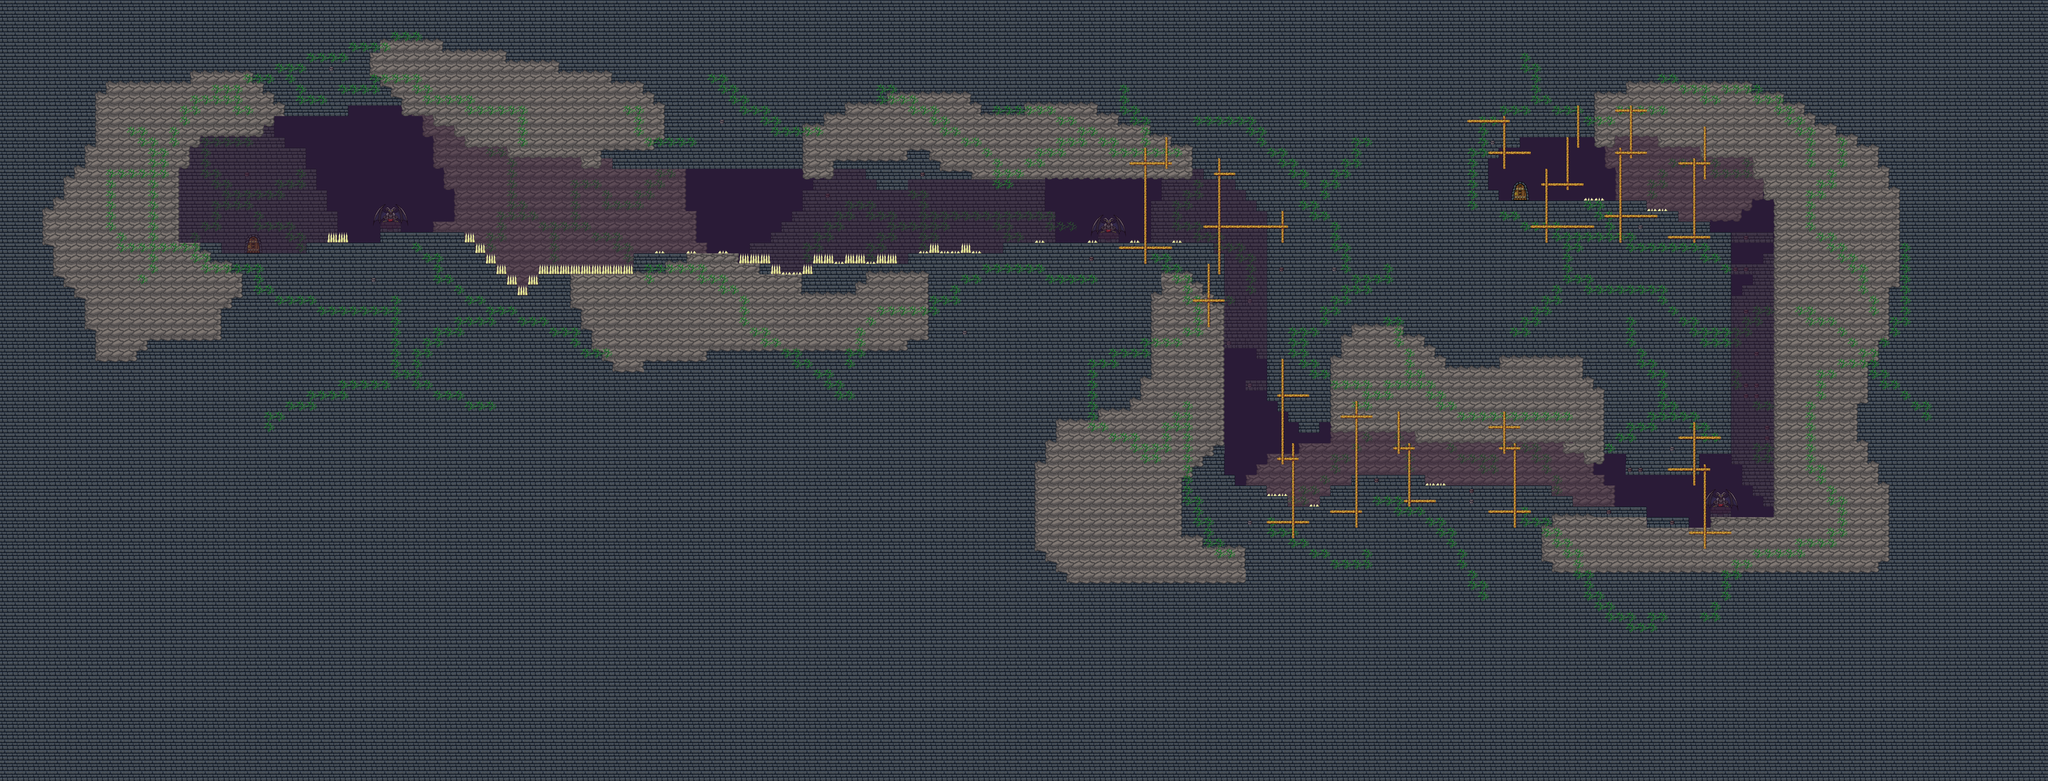

Rendered tile map (Tiled .tmx) drawn with the repository's tilesets; below, a short description and the map source with its tile grids summarised:
An orthogonal 194x74 tile map with 32x32 px tiles, 7 tile layers (colour, background, background2, shadow, ...), 18 tilesets and 247 objects.

<map version="1.0" orientation="orthogonal" renderorder="right-up" width="194" height="74" tilewidth="32" tileheight="32" nextobjectid="573">
 <tileset firstgid="1" name="32" tilewidth="32" tileheight="32" tilecount="1" columns="1">
  <image source="32.png" width="32" height="32" />
 </tileset>
 <tileset firstgid="2" name="caramida " tilewidth="32" tileheight="32" tilecount="8" columns="2">
  <image source="caramida .png" width="64" height="128" />
 </tileset>
 <tileset firstgid="10" name="piatra" tilewidth="32" tileheight="32" tilecount="18" columns="3">
  <image source="piatra.png" width="96" height="192" />
 </tileset>
 <tileset firstgid="28" name="tranzitie" tilewidth="32" tileheight="32" tilecount="57" columns="3">
  <image source="tranzitie.png" width="96" height="608" />
 </tileset>
 <tileset firstgid="85" name="culoare" tilewidth="32" tileheight="32" tilecount="1" columns="1">
  <image source="culoare.png" width="32" height="32" />
 </tileset>
 <tileset firstgid="86" name="gargouille" tilewidth="32" tileheight="32" tilecount="16" columns="4">
  <image source="gargouille.png" width="128" height="128" />
 </tileset>
 <tileset firstgid="102" name="ciuperci" tilewidth="32" tileheight="32" tilecount="6" columns="2">
  <image source="ciuperci.png" width="64" height="96" />
 </tileset>
 <tileset firstgid="108" name="iarba" tilewidth="32" tileheight="32" tilecount="4" columns="2">
  <image source="iarba.png" width="64" height="64" />
 </tileset>
 <tileset firstgid="112" name="liane" tilewidth="32" tileheight="32" tilecount="25" columns="5">
  <image source="liane.png" width="160" height="160" />
 </tileset>
 <tileset firstgid="137" name="muschi" tilewidth="32" tileheight="32" tilecount="6" columns="3">
  <image source="muschi.png" width="96" height="64" />
 </tileset>
 <tileset firstgid="143" name="tufisuri" tilewidth="32" tileheight="32" tilecount="12" columns="3">
  <image source="tufisuri.png" width="96" height="128" />
 </tileset>
 <tileset firstgid="155" name="obiecte" tilewidth="32" tileheight="32" tilecount="9" columns="3">
  <image source="obiecte.png" width="96" height="96" />
 </tileset>
 <tileset firstgid="164" name="platforma caramizi" tilewidth="32" tileheight="32" tilecount="4" columns="2">
  <image source="platforma caramizi.png" width="64" height="64" />
 </tileset>
 <tileset firstgid="168" name="platforma lemn" tilewidth="32" tileheight="32" tilecount="3" columns="3">
  <image source="platforma lemn.png" width="96" height="32" />
 </tileset>
 <tileset firstgid="171" name="SCANDURI" tilewidth="32" tileheight="32" tilecount="4" columns="2">
  <image source="SCANDURI.png" width="64" height="64" />
 </tileset>
 <tileset firstgid="175" name="Untitled-3" tilewidth="32" tileheight="32" tilecount="10" columns="10">
  <image source="Untitled-3.png" width="320" height="32" />
 </tileset>
 <tileset firstgid="185" name="usa -gems" tilewidth="32" tileheight="32" tilecount="4" columns="2">
  <image source="usa -gems.png" width="64" height="64" />
 </tileset>
 <tileset firstgid="189" name="tepi-miscat" tilewidth="32" tileheight="32" tilecount="1" columns="1">
  <image source="tepi-miscat.png" width="32" height="32" />
 </tileset>
 <layer name="colour" width="194" height="74">
  <data>[14356 cells, 10800 non-empty, 2 distinct tile ids]</data>
 </layer>
 <layer name="background" width="194" height="74">
  <data>[14356 cells, 2464 non-empty, 22 distinct tile ids]</data>
 </layer>
 <layer name="background2" width="194" height="74">
  <data>[14356 cells, 341 non-empty, 12 distinct tile ids]</data>
 </layer>
 <layer name="shadow" width="194" height="74" opacity="0.5">
  <data>[14356 cells, 10800 non-empty, 1 distinct tile ids]</data>
 </layer>
 <objectgroup name="decoru">
  <object id="534" gid="117" x="756" y="444" width="32" height="32" />
  <object id="535" gid="119" x="1233" y="382" width="32" height="32" />
  <object id="536" gid="123" x="1840.91" y="539.455" width="32" height="32" />
  <object id="538" gid="126" x="1534.33" y="508.667" width="32" height="32" />
  <object id="539" gid="112" x="2215" y="539" width="32" height="32" />
  <object id="540" gid="118" x="2488" y="573" width="32" height="32" />
  <object id="541" gid="125" x="2897" y="607" width="32" height="32" />
  <object id="542" gid="118" x="3344.5" y="573" width="32" height="32" />
  <object id="543" gid="128" x="3799.64" y="670" width="32" height="32" />
  <object id="544" gid="119" x="4041.5" y="1339" width="32" height="32" />
  <object id="545" gid="129" x="4451.5" y="1373" width="32" height="32" />
  <object id="546" gid="112" x="4907" y="1473" width="32" height="32" />
  <object id="547" gid="126" x="5231" y="1407.5" width="32" height="32" />
  <object id="548" gid="118" x="5192.5" y="507" width="32" height="32" />
  <object id="549" gid="134" x="4875.5" y="475" width="32" height="32" />
 </objectgroup>
 <layer name="playground" width="194" height="74">
  <data>[14356 cells, 12944 non-empty, 49 distinct tile ids]</data>
 </layer>
 <layer name="liane" width="194" height="74">
  <data>[14356 cells, 784 non-empty, 1 distinct tile ids]</data>
 </layer>
 <objectgroup name="decoro">
  <object id="533" gid="137" x="836" y="780.5" width="32" height="32" />
  <object id="550" gid="113" x="634.5" y="748" width="32" height="32" />
  <object id="551" gid="103" x="1103.5" y="747.5" width="32" height="32" />
  <object id="552" gid="137" x="1325.5" y="713" width="32" height="32" />
  <object id="553" gid="139" x="2032.5" y="778.5" width="32" height="32" />
  <object id="554" gid="141" x="2216" y="783.875" width="32" height="32" />
  <object id="555" gid="106" x="2756" y="783" width="32" height="32" />
  <object id="556" gid="109" x="3069.33" y="740" width="32" height="32" />
  <object id="557" gid="114" x="3220" y="748.667" width="32" height="32" />
  <object id="558" gid="144" x="3627.33" y="738.333" width="32" height="32" />
  <object id="559" gid="144" x="3612" y="739" width="32" height="32" />
  <object id="560" gid="141" x="3770" y="1489.5" width="32" height="32" />
  <object id="561" gid="137" x="4032" y="1485" width="32" height="32" />
  <object id="562" gid="138" x="4256.5" y="1451" width="32" height="32" />
  <object id="563" gid="103" x="4483.5" y="1483" width="32" height="32" />
  <object id="564" gid="150" x="4642" y="1473.5" width="32" height="32" />
  <object id="565" gid="141" x="4923" y="1552.5" width="32" height="32" />
  <object id="566" gid="137" x="4939.5" y="1547" width="32" height="32" />
  <object id="567" gid="115" x="5250.5" y="1578.5" width="32" height="32" />
  <object id="569" gid="116" x="5204.33" y="716.333" width="32" height="32" />
  <object id="570" gid="103" x="4950" y="619" width="32" height="32" />
  <object id="571" gid="109" x="4742.5" y="611.5" width="32" height="32" />
  </objectgroup>
 <layer name="scanduri" width="194" height="74">
  <data>[14356 cells, 212 non-empty, 4 distinct tile ids]</data>
 </layer>
 <objectgroup name="scanduri" visible="0" />
 <objectgroup name="ground">
  <!-- 84 objects omitted --></objectgroup>
 <objectgroup name="tepi">
  <!-- 34 objects omitted --></objectgroup>
 <objectgroup name="spawn">
  <!-- 4 objects omitted --></objectgroup>
 <objectgroup name="moving">
  <properties>
   <property name="direction" value="orizontala" />
  </properties>
  <!-- 2 objects omitted --></objectgroup>
 <objectgroup name="turn">
  <!-- 4 objects omitted --></objectgroup>
 <objectgroup name="coins">
  <!-- 3 objects omitted --></objectgroup>
 <objectgroup name="jumping" />
 <objectgroup name="mapch">
  <!-- 1 objects omitted --></objectgroup>
 <objectgroup name="diss">
  <!-- 15 objects omitted --></objectgroup>
 <objectgroup name="spikes">
  <!-- 23 objects omitted --></objectgroup>
 <objectgroup name="button">
  <!-- 2 objects omitted --></objectgroup>
 <objectgroup name="turnt">
  <!-- 37 objects omitted --></objectgroup>
</map>
<!-- 210 of 247 objects omitted -->
